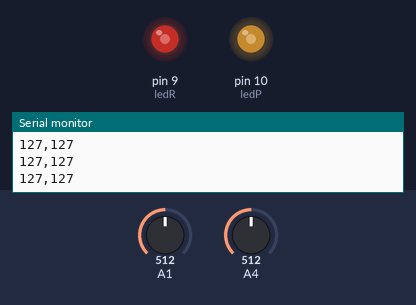
Bench run of a sketch on a simulated Arduino Uno, built with avr-gcc and run on an emulated ATmega328P. Parts: output pins drawn as LEDs (lit = HIGH), the last lines printed to the serial monitor. The inputs (shaded band) are chosen by the test bench; at power-on: A1 = 512, A4 = 512.

Above: at 1.2 s.
1.3 s: A1 set to 716
At 2.3 s:
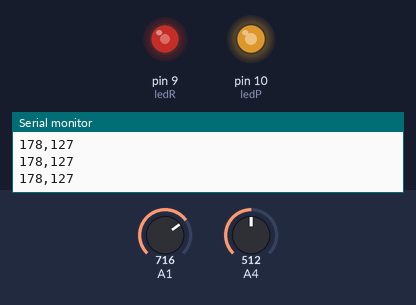
2.8 s: A4 set to 716
At 3.8 s:
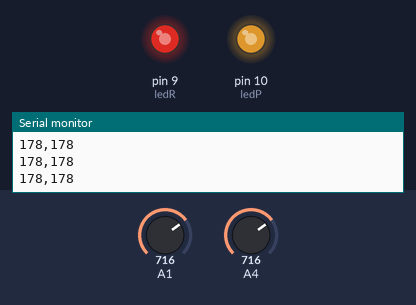
4.3 s: A1 set to 900
At 5.3 s:
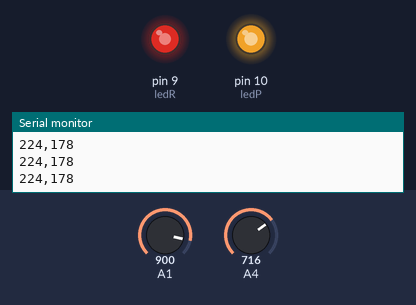
5.8 s: A4 set to 900
At 6.9 s:
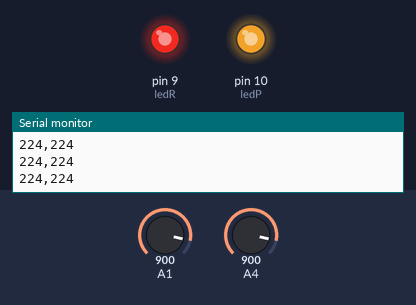
7.3 s: A1 set to 511
At 8.4 s:
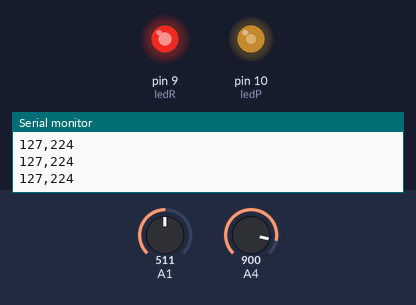
8.8 s: A4 set to 122
At 9.9 s:
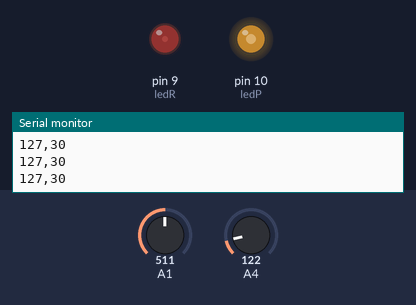
Timing chart, 0 to 11.3 s (numbered marks = the images above; inputs shaded):
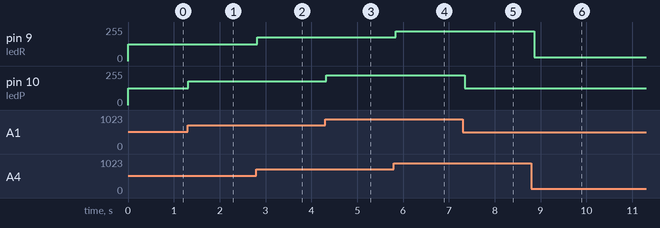

Measured:
- after the input at 1.3 s, pin 10 (ledP): 127/255 → 178/255 at once
- after the input at 2.8 s, pin 9 (ledR): 127/255 → 178/255 at once
- after the input at 4.3 s, pin 10 (ledP): 178/255 → 224/255 at once
- after the input at 5.8 s, pin 9 (ledR): 178/255 → 224/255 at once
- after the input at 7.3 s, pin 10 (ledP): 224/255 → 127/255 after 0.05 s
- after the input at 8.8 s, pin 9 (ledR): 224/255 → 30/255 after 0.06 s

The sketch:

arduino.ino
```cpp
#define ledP 10
#define ledR 9
int potP = 0;
int valP = 0;
int potR = 0;
int valR = 0;
//int potM = 0;
//int valM = 0;

void setup()
{
  pinMode(ledP, OUTPUT);
  pinMode(ledR, OUTPUT);
  Serial.begin(9600);
}

void loop() {
  potP = analogRead(A1);
  valP = map(potP, 0, 1024, 0, 255);
  analogWrite(ledP, valP);
  //Serial.print("pinky value ");

  potR = analogRead(A4);
  valR = map(potR, 0, 1024, 0, 255);
  analogWrite(ledR, valR);
  //Serial.print("ring value ");


  Serial.print(valP);
  Serial.print(",");
  Serial.print(valR);
  Serial.println();

/*
  potM = analogRead(A5);
  valM = map(potM, 0, 1024, 0, 255);
  //analogWrite(ledM, valM);
  Serial.print("middle value ");
  Serial.print(valM);
  Serial.println();
  Serial.println();
*/
  delay(100);


  //digitalWrite(led, HIGH);
  //delay(1000);c yju
  //digitalWrite(led, LOW);
  //delay(1000);
}
```
